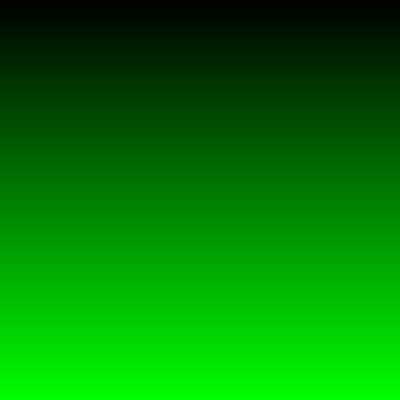
Frame 1 (no input)
Frame 60 (the mouse pressed at the canvas centre just before this capture): identical to frame 1, image omitted
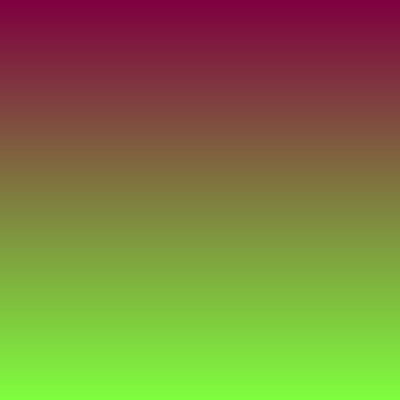
Frame 120 (the mouse held since frame 60 and released just before this capture)

The Processing sketch that drew these frames (run headless with seeded random() and noise(); from frame 60 on, the mouse is pressed at the canvas centre):

// Processing sketch: simpleDynamicGradientGenerator
// ── simpleDynamicGradientGenerator.pde

void setup() {
  size(400, 400);
  
  
}

void draw() {
  //background(255);
  loadPixels();
 //   if(mousePressed == true) {
  for(int x = 0; x < width; x++) {
    for(int y = 0; y < height; y++) {
      int location = y*width+x;        
        pixels[location] = color(map(mouseX, 0, 400, 0, 255), map(y, 0, 400, 0, 255), map(mouseX*mouseY, 0, 400*400, 0, 255));
        //pixels[location+2];
        
      

      
      
    }
    
  }
  updatePixels();
  
 // }
  
  
}
